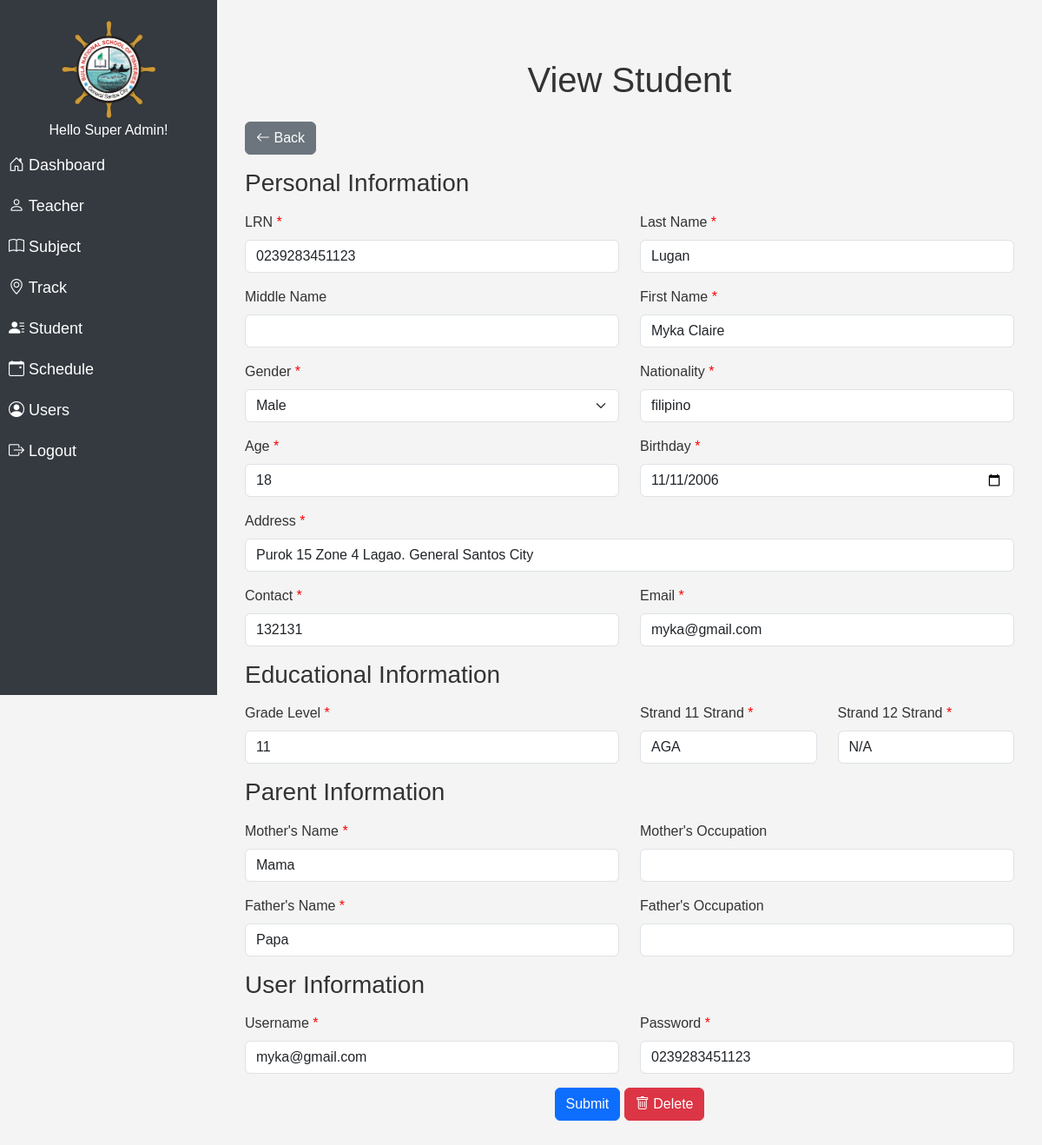
The page /modules/student/view.php?id=15&grade=11 (signed in) on the database its author committed.
### tables this page shows
CREATE TABLE `user` (
  `id` int(11) NOT NULL,
  `name` varchar(100) NOT NULL,
  `username` varchar(255) NOT NULL,
  `password` varchar(255) NOT NULL,
  `role` varchar(100) NOT NULL
);

CREATE TABLE `student` (
  `id` int(11) NOT NULL,
  `lrn` varchar(100) NOT NULL,
  `first_name` varchar(100) NOT NULL,
  `middle_name` varchar(100) DEFAULT NULL,
  `last_name` varchar(100) NOT NULL,
  `gender` varchar(100) NOT NULL,
  `age` varchar(11) NOT NULL,
  `nationality` varchar(50) NOT NULL,
  `birthday` date NOT NULL,
  `address` varchar(255) NOT NULL,
  `contact` varchar(20) NOT NULL,
  `email` varchar(100) NOT NULL,
  `mothers_name` varchar(100) NOT NULL,
  `mothers_occupation` varchar(100) DEFAULT NULL,
  `fathers_name` varchar(100) NOT NULL,
  `fathers_occupation` varchar(100) DEFAULT NULL,
  `strand` varchar(100) NOT NULL,
  `grade_11` varchar(100) NOT NULL,
  `grade_12` varchar(100) NOT NULL,
  `grade_level` varchar(100) NOT NULL,
  `username` varchar(100) NOT NULL,
  `password` varchar(255) NOT NULL,
  `del_status` enum('active','deleted') DEFAULT 'active',
  `created_at` timestamp NOT NULL DEFAULT current_timestamp(),
  `updated_at` timestamp NOT NULL DEFAULT current_timestamp() ON UPDATE current_timestamp()
);

CREATE TABLE `strand` (
  `id` int(11) NOT NULL,
  `track` varchar(100) NOT NULL,
  `code` varchar(100) NOT NULL,
  `name` varchar(100) NOT NULL,
  `details` varchar(100) NOT NULL,
  `teacher_id` varchar(100) NOT NULL,
  `del_status` varchar(100) NOT NULL
);

### modules/student/view.php (the view, shortened to what this page needs)
<?php
$grade = $_GET['grade'];
?>
<!DOCTYPE html>
<html lang="en">
<head>
  <link rel="stylesheet" href="../../assets/css/bootstrap5.3.0/bootstrap.min.css">
  <link rel="stylesheet" href="../../assets/css/navbar.css">
  <link rel="stylesheet" href="../../assets/css/styles.css">
</head>
<body>
<?php
$page = "Student/$grade";
include "../../db_conn.php";
if (isset($_GET['id'])) {
    $id = $_GET['id'];
    $query = "SELECT s.*, CONCAT(t.name) AS strand_name
    FROM student s
    LEFT JOIN strand t ON s.strand = t.id
    WHERE s.del_status != 'deleted' AND s.id = '$id'
    ORDER BY s.id DESC;";
    $result = mysqli_query($conn, $query);
    $student = mysqli_fetch_assoc($result);
} else {
    header("Location: index.php?error=No student ID specified.");
    exit();
}
?>
<?php include "../../navbar.php"; ?>
<div class="content" id="content">
<div class="container my-5">
  <h1 class="text-center mb-4">View Student</h1>
  <a href="student.php?grade=<?php echo $grade ?>" class="btn btn-secondary mb-3">
    <i class="bi bi-arrow-left"></i> Back
  </a>
  <form action="update.php?id=<?php echo $student['id']; ?>" method="POST">
    <div class="row mb-3">
      <h3 class="mb-3">Personal Information</h3>
      <div class="col-md-6">
        <label for="lrn" class="form-label required">LRN</label>
        <input type="text" class="form-control" id="lrn" name="lrn" required
        value="<?php echo $student['lrn']; ?>">
      </div>
      <div class="col-md-6">
        <label for="last_name" class="form-label required">Last Name</label>
        <input type="text" class="form-control" id="last_name" name="last_name" required
           pattern="[A-Za-z\s]+" title="Only letters and spaces are allowed"
           oninput="this.value = this.value.replace(/[^A-Za-z\s]/g, '')"
        value="<?php echo $student['last_name']; ?>">
      </div>
    </div>
    <div class="row mb-3">
      <div class="col-md-6">
        <label for="middle_name" class="form-label">Middle Name</label>
        <input type="text" class="form-control" id="middle_name" name="middle_name"
           pattern="[A-Za-z\s]+" title="Only letters and spaces are allowed"
           oninput="this.value = this.value.replace(/[^A-Za-z\s]/g, '')"
        value="<?php echo $student['middle_name']; ?>">
      </div>
      <div class="col-md-6">
        <label for="first_name" class="form-label required">First Name</label>
        <input type="text" class="form-control" id="first_name" name="first_name" required
           pattern="[A-Za-z\s]+" title="Only letters and spaces are allowed"
           oninput="this.value = this.value.replace(/[^A-Za-z\s]/g, '')"
        value="<?php echo $student['first_name']; ?>">
      </div>
    </div>
    <div class="row mb-3">
      <div class="col-md-6">
        <label for="gender" class="form-label required">Gender</label>
        <select class="form-select" id="gender" name="gender" required>
          <option hidden value="<?php echo $student['gender']; ?>"><?php echo $student['gender']; ?></option>
        </select>
      </div>
      <div class="col-md-6">
        <label for="nationality" class="form-label required">Nationality</label>
        <input type="text" class="form-control" id="nationality" name="nationality" required
        value="<?php echo $student['nationality']; ?>">
      </div>
    </div>
    <div class="row mb-3">
    <div class="col-md-6">
        <label for="age" class="form-label required">Age</label>
        <input readonly type="number" class="form-control" id="age" name="age" required
        value="<?php echo $student['age']; ?>">
      </div>
      <div class="col-md-6">
        <label for="birthday" class="form-label required">Birthday</label>
        <input type="date" class="form-control" id="birthday" name="birthday" required
        value="<?php echo $student['birthday']; ?>">
      </div>
    </div>
    <div class="mb-3">
      <label for="address" class="form-label required">Address</label>
      <input type="text" class="form-control" id="address" name="address" required
      value="<?php echo $student['address']; ?>">
    </div>
    <div class="row mb-3">
      <div class="col-md-6">
        <label for="contact" class="form-label required">Contact</label>
        <input type="text" class="form-control" id="contact" name="contact" required
        value="<?php echo $student['contact']; ?>">
      </div>
      <div class="col-md-6">
        <label for="email" class="form-label required">Email</label>
        <input type="email" class="form-control" id="email" name="email" required
        value="<?php echo $student['email']; ?>">
      </div>
    </div>
    <h3 class="mb-3">Educational Information</h3>
    <div class="row mb-3">
      <div class="col-md-6">
            <label for="grade_level" class="form-label required">Grade Level</label>
            <input type="text" class="form-control" id="grade_level" name="grade_level" value="<?php echo $student['grade_level']; ?>" readonly>
      </div>
                <?php if (isset($_GET['id'])){
                $strand11 = $student['grade_11'];
                $strand12 = $student['grade_12'];
                $strand_query2 = mysqli_query($conn, "SELECT * FROM strand WHERE del_status != 'deleted' AND id = '$strand11'");
                while ($strand2 = mysqli_fetch_assoc($strand_query2)){
                  $grade11 = $strand2['name'];
              }$strand_query3 = mysqli_query($conn, "SELECT * FROM strand WHERE del_status != 'deleted' AND id = '$strand12'");
            }
            ?>
          <div class="col-md-3">
            <label for="grade_level" class="form-label required">Strand 11 Strand</label>
            <input type="text" class="form-control" id="grade_level" name="" value="<?php if (isset($grade11)){ echo $grade11; }else{ echo "N/A";} ?>" readonly>
          </div>
          <div class="col-md-3">
            <label for="grade_level" class="form-label required">Strand 12 Strand</label>
            <input type="text" class="form-control" id="grade_level" name="" value="<?php if (isset($grade12)){ echo $grade12; }else{ echo "N/A";} ?>" readonly>
          </div>
    </div>
    <h3 class="mb-3">Parent Information</h3>
    <div class="row mb-3">
      <div class="col-md-6">
        <label for="mothers_name" class="form-label required">Mother's Name</label>
        <input type="text" class="form-control" id="mothers_name" name="mothers_name" required
           pattern="[A-Za-z\s]+" title="Only letters and spaces are allowed"
           oninput="this.value = this.value.replace(/[^A-Za-z\s]/g, '')"
        value="<?php echo $student['mothers_name']; ?>">
      </div>
      <div class="col-md-6">
        <label for="mothers_occupation" class="form-label">Mother's Occupation</label>
        <input type="text" class="form-control" id="mothers_occupation" name="mothers_occupation"
        value="<?php echo $student['mothers_occupation']; ?>">
      </div>
    </div>
    <div class="row mb-3">
      <div class="col-md-6">
        <label for="fathers_name" class="form-label required">Father's Name</label>
        <input type="text" class="form-control" id="fathers_name" name="fathers_name" required
           pattern="[A-Za-z\s]+" title="Only letters and spaces are allowed"
           oninput="this.value = this.value.replace(/[^A-Za-z\s]/g, '')"
        value="<?php echo $student['fathers_name']; ?>">
      </div>
      <div class="col-md-6">
        <label for="fathers_occupation" class="form-label">Father's Occupation</label>
        <input type="text" class="form-control" id="fathers_occupation" name="fathers_occupation"
        value="<?php echo $student['fathers_occupation']; ?>">
      </div>
    </div>
    <h3 class="mb-3">User Information</h3>
        <div class="row mb-3">
          <div class="col-md-6">
            <label for="username" class="form-label required">Username</label>
            <input type="text" class="form-control" id="username" name="username" required readonly
            value="<?php echo $student['username']; ?>">
          </div>
          <div class="col-md-6">
            <label for="password" class="form-label required">Password</label>
            <input type="text" class="form-control" id="password" name="password" readonly
            value="<?php echo $student['password']; ?>">
          </div>
        </div>
    <div class="text-center">
      <button type="submit" class="btn btn-primary">Submit</button>
      <button type="button" class="btn btn-danger" id="deleteButton">
        <i class="bi bi-trash"></i> Delete
      </button>
    </div>
  </form>
</div>
</body>
</html>

### navbar.php (shortened to what this page needs)
<?php
include "../../db_conn.php";
$nav_id = $_SESSION['id'];
$nav_query = mysqli_query($conn, "SELECT * FROM user where id = '$nav_id'");
$nav_row = mysqli_fetch_array($nav_query);
?>
<link href="https://cdn.jsdelivr.net/npm/bootstrap-icons@1.11.3/font/bootstrap-icons.min.css" rel="stylesheet">
<div class="sidebar" id="sidebar">
<div>
    <img src="../../assets/img/logo.png" alt="Logo" class="logo">
</div>
<h6 class="text-center">Hello <?php echo $nav_row['name']; ?>! </h6>
<a href="../dashboard" class="<?php if ($page == 'Dashboard') {echo 'active';} ?>"><i class="bi bi-house-door"></i> Dashboard</a>
<a href="../teacher" class="<?php if ($page == 'Teacher') {echo 'active';} ?>"><i class="bi bi-person"></i> Teacher</a>
<a href="../subject" class="<?php if ($page == 'Subject') {echo 'active';} ?>"><i class="bi bi-book"></i> Subject</a>
<div class="submenu">
    <a href="../strand" class="<?php if ($page == 'Strand' || $page == 'Strand') {echo 'active';} ?>"><i class="bi bi-geo-alt"></i> Track</a>
</div>
<div class="submenu">
    <a href="../student" class="<?php if ($page == 'Student' || $page == 'Student') {echo 'active';} ?>"><i class="bi bi-person-lines-fill"></i> Student</a>
</div>
<a href="../schedule" class="<?php if ($page == 'Schedule') {echo 'active';} ?>"><i class="bi bi-calendar-event"></i> Schedule</a>
<?php if ($nav_row['role'] == "Super Admin") { ?>
    <a href="../user" class="<?php if ($page == 'User') {echo 'active';} ?>"><i class="bi bi-person-circle"></i> Users</a>
<?php } ?>
<a href="../../logout.php"><i class="bi bi-box-arrow-right"></i> Logout</a>
</div>

### assets/css/navbar.css (style rules this page uses)
.sidebar { height: 100vh; position: fixed; top: 0; left: 0; width: 250px; background-color: #343a40; color: white; padding-top: 20px; transition: width 0.3s ease-in-out; }
.sidebar a { color: white; padding: 10px; text-decoration: none; display: block; font-size: 18px; }
.content { margin-left: 250px; padding: 20px; transition: margin-left 0.3s ease-in-out; }
@media screen and (min-width: 769px) { .sidebar { width: 250px; } }
@media screen and (min-width: 769px) { .content { margin-left: 250px; } }
@media screen and (min-width: 769px) { .logo { width: 120px; height: 120px; margin-left: auto; margin-right: auto; display: block; } }

### assets/css/styles.css (style rules this page uses)
body { font-family: Arial, sans-serif; background-color: #f4f4f4; color: #333; }
.required::after { content: " *"; color: red; }

### rows shown on the page
user: name "Super Admin"
student: lrn "0239283451123", last_name "Lugan", first_name "Myka Claire", gender "Male", nationality "filipino", age "18", birthday "11/11/2006", address "Purok 15 Zone 4 Lagao. General Santos City", contact "132131", email "myka@gmail.com", grade_level "11", mothers_name "Mama", fathers_name "Papa", username "myka@gmail.com", password "0239283451123"
strand: name "AGA"
